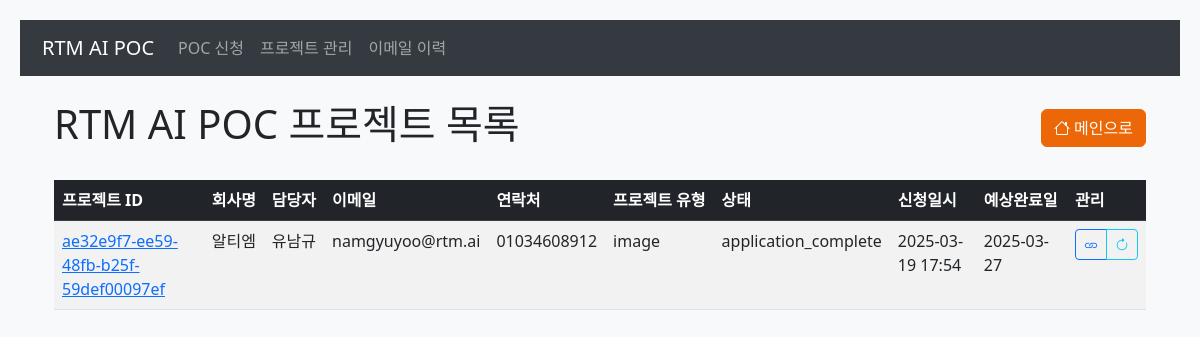
Page /projects on the earlier database version.
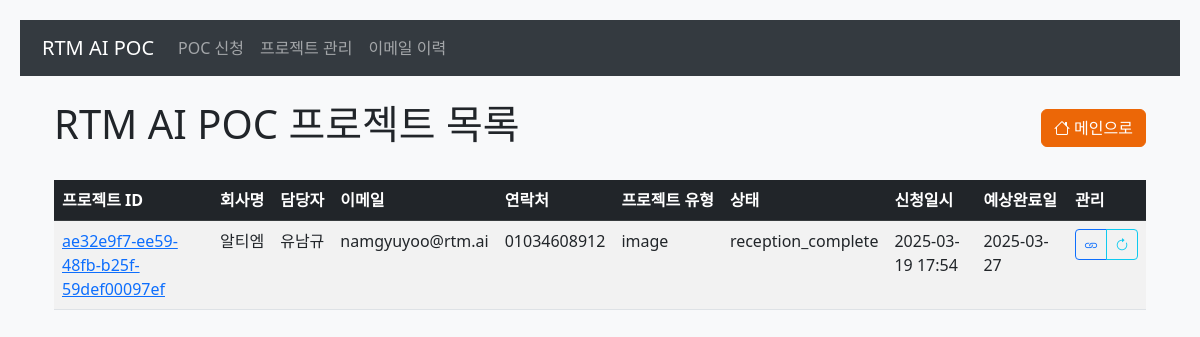
Same page on the later database version.
### app/models.py (models this page shows, shortened)
class Project(db.Model):
    id = db.Column(db.String(20), primary_key=True)
    name = db.Column(db.String(100), nullable=False)
    company = db.Column(db.String(100), nullable=False)
    email = db.Column(db.String(120), nullable=False)
    phone = db.Column(db.String(20), nullable=False)
    project_type = db.Column(db.String(50), nullable=False)
    purpose = db.Column(db.Text, nullable=True)
    project_url = db.Column(db.String(200))
    status = db.Column(db.Enum(ProjectStatus), nullable=False, default=ProjectStatus.APPLICATION_COMPLETE)
    created_at = db.Column(db.DateTime, nullable=False, default=datetime.utcnow)
    expected_report_date = db.Column(db.DateTime)
    cancel_reason = db.Column(db.Text)
    report_file = db.Column(db.String(200))  # 리포트 파일 경로

### app/routes.py (the view)
@bp.route('/projects')
def projects():
    try:
        projects = Project.query.order_by(Project.created_at.desc()).all()
        logging.info(f"Found {len(projects)} projects")
        for project in projects:
            if project.created_at:
                project.created_at = project.created_at.replace(tzinfo=None)
            if project.expected_report_date:
                project.expected_report_date = project.expected_report_date.replace(tzinfo=None)
        return render_template('projects.html', projects=projects)
    except Exception as e:
        logging.error(f"Error in projects route: {str(e)}")
        return render_template('projects.html', projects=[])

### app/templates/projects.html (shortened to what this page needs)
{% extends "base.html" %}
{% block content %}
<div class="container mt-4">
    <div class="d-flex justify-content-between align-items-center mb-4">
        <h1>RTM AI POC 프로젝트 목록</h1>
        <a href="/" class="btn btn-primary">
            <i class="bi bi-house"></i> 메인으로
        </a>
    </div>
    <div class="table-responsive">
        <table class="table table-striped table-hover">
            <thead class="table-dark">
                <tr>
                    <th>프로젝트 ID</th>
                    <th>회사명</th>
                    <th>담당자</th>
                    <th>이메일</th>
                    <th>연락처</th>
                    <th>프로젝트 유형</th>
                    <th>상태</th>
                    <th>신청일시</th>
                    <th>예상완료일</th>
                    <th>관리</th>
                </tr>
            </thead>
            <tbody>
                {% for project in projects %}
                <tr>
                    <td>
                        <a href="{{ url_for('main.project_detail', project_id=project.id) }}">{{ project.id }}</a>
                    </td>
                    <td>{{ project.company }}</td>
                    <td>{{ project.name }}</td>
                    <td>{{ project.email }}</td>
                    <td>{{ project.phone }}</td>
                    <td>{{ project.project_type }}</td>
                    <td>
                        {{ project.status.value }}
                    </td>
                    <td>{{ project.created_at.strftime('%Y-%m-%d %H:%M') if project.created_at else '-' }}</td>
                    <td>{{ project.expected_report_date.strftime('%Y-%m-%d') if project.expected_report_date else '-' }}</td>
                    <td>
                        <div class="btn-group">
                            {% if project.project_url %}
                            <a href="{{ project.project_url }}" class="btn btn-sm btn-outline-primary" target="_blank">
                                <i class="bi bi-link"></i>
                            </a>
                            {% endif %}
                            <button type="button" class="btn btn-sm btn-outline-info"
                                    onclick="updateStatus('{{ project.id }}')">
                                <i class="bi bi-arrow-clockwise"></i>
                            </button>
                        </div>
                    </td>
                </tr>
                {% else %}
                <tr>
                    <td colspan="10" class="text-center">등록된 프로젝트가 없습니다.</td>
                </tr>
                {% endfor %}
            </tbody>
        </table>
    </div>
</div>
{% endblock %}

Differences in the rows shown:
changed Project "ae32e9f7-ee59-48fb-b25f-59def00097ef": status.value "application_complete" → "reception_complete"
